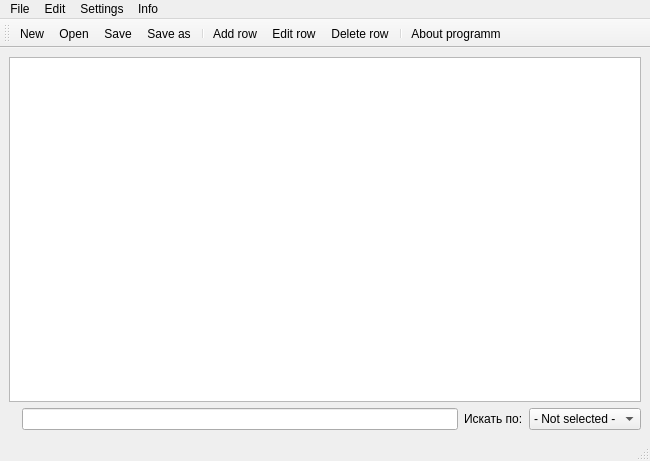
<?xml version="1.0" encoding="UTF-8"?>
<ui version="4.0">
 <class>MainWindow</class>
 <widget class="QMainWindow" name="MainWindow">
  <property name="geometry">
   <rect>
    <x>0</x>
    <y>0</y>
    <width>650</width>
    <height>461</height>
   </rect>
  </property>
  <property name="windowTitle">
   <string>New document</string>
  </property>
  <widget class="QWidget" name="centralwidget">
   <layout class="QGridLayout" name="gridLayout">
    <item row="3" column="0">
     <layout class="QHBoxLayout" name="horizontalLayout">
      <item>
       <widget class="QLabel" name="labelSearchIcon">
        <property name="maximumSize">
         <size>
          <width>21</width>
          <height>21</height>
         </size>
        </property>
        <property name="text">
         <string/>
        </property>
        <property name="pixmap">
         <pixmap resource="icons.qrc">:/pictures/images/SEARCH.png</pixmap>
        </property>
        <property name="scaledContents">
         <bool>true</bool>
        </property>
       </widget>
      </item>
      <item>
       <widget class="QLineEdit" name="lineSearch">
        <property name="enabled">
         <bool>true</bool>
        </property>
        <property name="focusPolicy">
         <enum>Qt::ClickFocus</enum>
        </property>
        <property name="frame">
         <bool>true</bool>
        </property>
       </widget>
      </item>
      <item>
       <widget class="QLabel" name="labelFilter">
        <property name="sizePolicy">
         <sizepolicy hsizetype="Preferred" vsizetype="Fixed">
          <horstretch>0</horstretch>
          <verstretch>0</verstretch>
         </sizepolicy>
        </property>
        <property name="minimumSize">
         <size>
          <width>0</width>
          <height>0</height>
         </size>
        </property>
        <property name="baseSize">
         <size>
          <width>0</width>
          <height>0</height>
         </size>
        </property>
        <property name="text">
         <string>Искать по:</string>
        </property>
       </widget>
      </item>
      <item>
       <widget class="QComboBox" name="comboBoxFilter">
        <property name="sizePolicy">
         <sizepolicy hsizetype="Preferred" vsizetype="Fixed">
          <horstretch>0</horstretch>
          <verstretch>0</verstretch>
         </sizepolicy>
        </property>
        <property name="minimumSize">
         <size>
          <width>0</width>
          <height>0</height>
         </size>
        </property>
        <property name="baseSize">
         <size>
          <width>0</width>
          <height>0</height>
         </size>
        </property>
        <property name="currentText">
         <string>- Not selected -</string>
        </property>
        <item>
         <property name="text">
          <string>- Not selected -</string>
         </property>
        </item>
        <item>
         <property name="text">
          <string>Id</string>
         </property>
        </item>
        <item>
         <property name="text">
          <string>Name</string>
         </property>
        </item>
        <item>
         <property name="text">
          <string>Type</string>
         </property>
        </item>
        <item>
         <property name="text">
          <string>Perfomance</string>
         </property>
        </item>
        <item>
         <property name="text">
          <string>Power</string>
         </property>
        </item>
        <item>
         <property name="text">
          <string>Date of buying</string>
         </property>
        </item>
        <item>
         <property name="text">
          <string>Date of use</string>
         </property>
        </item>
        <item>
         <property name="text">
          <string>Cost (rub.)</string>
         </property>
        </item>
       </widget>
      </item>
     </layout>
    </item>
    <item row="0" column="0" rowspan="3">
     <widget class="QTableView" name="tableViewElectric">
      <property name="sizePolicy">
       <sizepolicy hsizetype="Preferred" vsizetype="Preferred">
        <horstretch>0</horstretch>
        <verstretch>0</verstretch>
       </sizepolicy>
      </property>
      <property name="minimumSize">
       <size>
        <width>500</width>
        <height>300</height>
       </size>
      </property>
      <property name="acceptDrops">
       <bool>true</bool>
      </property>
      <property name="editTriggers">
       <set>QAbstractItemView::AnyKeyPressed|QAbstractItemView::DoubleClicked|QAbstractItemView::EditKeyPressed</set>
      </property>
      <property name="dragEnabled">
       <bool>true</bool>
      </property>
      <property name="dragDropOverwriteMode">
       <bool>false</bool>
      </property>
      <property name="dragDropMode">
       <enum>QAbstractItemView::DragDrop</enum>
      </property>
      <property name="alternatingRowColors">
       <bool>true</bool>
      </property>
      <property name="sortingEnabled">
       <bool>true</bool>
      </property>
      <attribute name="horizontalHeaderMinimumSectionSize">
       <number>30</number>
      </attribute>
      <attribute name="horizontalHeaderDefaultSectionSize">
       <number>70</number>
      </attribute>
      <attribute name="horizontalHeaderStretchLastSection">
       <bool>false</bool>
      </attribute>
     </widget>
    </item>
   </layout>
  </widget>
  <widget class="QMenuBar" name="menubar">
   <property name="geometry">
    <rect>
     <x>0</x>
     <y>0</y>
     <width>650</width>
     <height>24</height>
    </rect>
   </property>
   <widget class="QMenu" name="menuFile">
    <property name="title">
     <string>File</string>
    </property>
    <addaction name="actionNew"/>
    <addaction name="actionOpen"/>
    <addaction name="actionSave"/>
    <addaction name="actionSave_as"/>
    <addaction name="separator"/>
    <addaction name="actionClose"/>
    <addaction name="actionClose_all"/>
   </widget>
   <widget class="QMenu" name="menu">
    <property name="title">
     <string>Info</string>
    </property>
    <addaction name="actionAboutProgramm"/>
   </widget>
   <widget class="QMenu" name="menuEdit">
    <property name="title">
     <string>Edit</string>
    </property>
    <addaction name="actionEdit_row"/>
    <addaction name="actionAdd_row"/>
    <addaction name="actionDelete_row"/>
    <addaction name="actionClear_all_table"/>
   </widget>
   <widget class="QMenu" name="menuSettings">
    <property name="title">
     <string>Settings</string>
    </property>
    <widget class="QMenu" name="menuLanguages">
     <property name="title">
      <string>Languages</string>
     </property>
    </widget>
    <addaction name="actionToolbar"/>
    <addaction name="actionCharts"/>
    <addaction name="menuLanguages"/>
   </widget>
   <addaction name="menuFile"/>
   <addaction name="menuEdit"/>
   <addaction name="menuSettings"/>
   <addaction name="menu"/>
  </widget>
  <widget class="QStatusBar" name="statusbar"/>
  <widget class="QToolBar" name="toolBar">
   <property name="windowTitle">
    <string>toolBar</string>
   </property>
   <property name="iconSize">
    <size>
     <width>25</width>
     <height>25</height>
    </size>
   </property>
   <attribute name="toolBarArea">
    <enum>TopToolBarArea</enum>
   </attribute>
   <attribute name="toolBarBreak">
    <bool>false</bool>
   </attribute>
   <addaction name="actionNew"/>
   <addaction name="actionOpen"/>
   <addaction name="actionSave"/>
   <addaction name="actionSave_as"/>
   <addaction name="separator"/>
   <addaction name="actionAdd_row"/>
   <addaction name="actionEdit_row"/>
   <addaction name="actionDelete_row"/>
   <addaction name="separator"/>
   <addaction name="actionAboutProgramm"/>
  </widget>
  <action name="actionOpen">
   <property name="icon">
    <iconset resource="icons.qrc">
     <normaloff>:/pictures/images/OPEN.png</normaloff>:/pictures/images/OPEN.png</iconset>
   </property>
   <property name="text">
    <string>Open</string>
   </property>
  </action>
  <action name="actionSave">
   <property name="icon">
    <iconset resource="icons.qrc">
     <normaloff>:/pictures/images/SAVE.png</normaloff>:/pictures/images/SAVE.png</iconset>
   </property>
   <property name="text">
    <string>Save</string>
   </property>
  </action>
  <action name="actionSave_as">
   <property name="icon">
    <iconset resource="icons.qrc">
     <normaloff>:/pictures/images/SAVE_AS.png</normaloff>:/pictures/images/SAVE_AS.png</iconset>
   </property>
   <property name="text">
    <string>Save as</string>
   </property>
  </action>
  <action name="actionClose">
   <property name="text">
    <string>Close</string>
   </property>
  </action>
  <action name="actionAboutProgramm">
   <property name="icon">
    <iconset resource="icons.qrc">
     <normaloff>:/pictures/images/INFO.png</normaloff>:/pictures/images/INFO.png</iconset>
   </property>
   <property name="text">
    <string>About programm</string>
   </property>
  </action>
  <action name="actionNew">
   <property name="icon">
    <iconset resource="icons.qrc">
     <normaloff>:/pictures/images/NEW.png</normaloff>:/pictures/images/NEW.png</iconset>
   </property>
   <property name="text">
    <string>New</string>
   </property>
  </action>
  <action name="actionClose_all">
   <property name="text">
    <string>Close all</string>
   </property>
  </action>
  <action name="actionAdd_row">
   <property name="icon">
    <iconset resource="icons.qrc">
     <normaloff>:/pictures/images/ADD_ROW.svg.png</normaloff>:/pictures/images/ADD_ROW.svg.png</iconset>
   </property>
   <property name="text">
    <string>Add row</string>
   </property>
  </action>
  <action name="actionDelete_row">
   <property name="icon">
    <iconset resource="icons.qrc">
     <normaloff>:/pictures/images/TRASH.png</normaloff>:/pictures/images/TRASH.png</iconset>
   </property>
   <property name="text">
    <string>Delete row</string>
   </property>
  </action>
  <action name="actionEdit_row">
   <property name="icon">
    <iconset resource="icons.qrc">
     <normaloff>:/pictures/images/EDIT.png</normaloff>:/pictures/images/EDIT.png</iconset>
   </property>
   <property name="text">
    <string>Edit row</string>
   </property>
  </action>
  <action name="actionToolbar">
   <property name="text">
    <string>Hide toolbar</string>
   </property>
  </action>
  <action name="actionCharts">
   <property name="enabled">
    <bool>false</bool>
   </property>
   <property name="text">
    <string>Charts</string>
   </property>
  </action>
  <action name="actionClear_all_table">
   <property name="icon">
    <iconset resource="icons.qrc">
     <normaloff>:/pictures/images/clear_table.png</normaloff>:/pictures/images/clear_table.png</iconset>
   </property>
   <property name="text">
    <string>Clear all table</string>
   </property>
  </action>
 </widget>
 <resources>
  <include location="icons.qrc"/>
 </resources>
 <connections/>
</ui>
